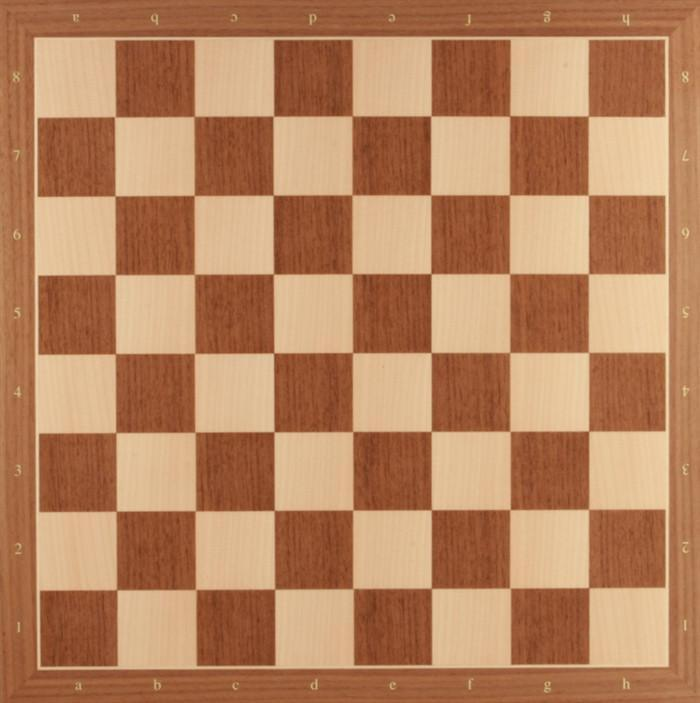
#> input picture Digital Image Processing/OpenCV/gallery/chessBoard.jpg, 700 x 703 px, found by its file name
$ python cornerDetection.py
#> lines starting #> are read from the running program, lines starting #| are printed output that depends on the picture; after the words box and inside, x2 and y2 are one past the last pixel; in counts of white or black regions, pixels touching at a corner belong together
import cv2
import numpy as np
import matplotlib.pyplot as plt


chessImg = cv2.imread("../../gallery/chessBoard.jpg", cv2.IMREAD_COLOR)
#> chessImg is the input picture: shape (703, 700, 3); mean B, G, R 94.9, 131.6, 183
grayChess = cv2.cvtColor(chessImg, cv2.COLOR_BGR2GRAY)
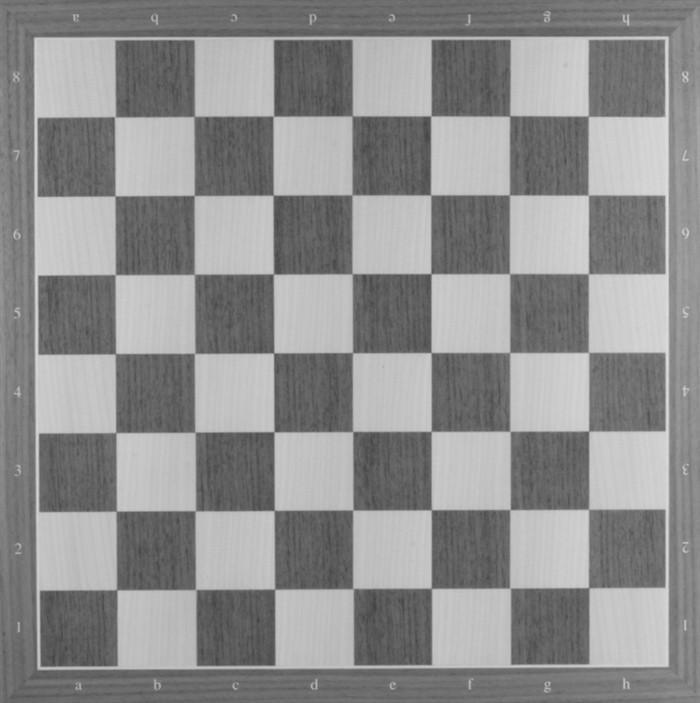
#> grayChess: shape (703, 700); min 67, max 225, mean 142.8
floatGrayChess = np.float32(grayChess)

# haris corner-detector
# harisRes = cv2.cornerHarris(floatGrayChess, blockSize=2, ksize=3, k=0.05)
# harisRes = cv2.dilate(harisRes, None)
# chessImg[harisRes > 0.01*harisRes.max()] = [255, 0, 0]

# shi-tomasi corner-detector
corners = cv2.goodFeaturesToTrack(floatGrayChess, maxCorners=64, qualityLevel=0.01, minDistance=10)
#> corners = 64 rows, first 8: [275, 433], [39, 276], [588, 432], [430, 273], [275, 352], [274, 196], [113, 118], [431, 353]
corners = np.int0(corners)
for c in corners:
    x, y = c.ravel()
    print(c, (x, y))
    cv2.circle(chessImg, (x, y), 3, (255, 0, 0), -1)
#> this loop made 64 passes
#> (x, y) on passes 1 to 12: (275, 433), (39, 276), (588, 432), (430, 273), (275, 352), (274, 196), (113, 118), (431, 353), (432, 115), (273, 509), (274, 117), (116, 197)
#| [[275 433]] (275, 433)
#| [[ 39 276]] (39, 276)
#| [[588 432]] (588, 432)
#| [[430 273]] (430, 273)
#| [[275 352]] (275, 352)
#| [[274 196]] (274, 196)
#| [[113 118]] (113, 118)
#| [[431 353]] (431, 353)
#> (further printed lines are left out)
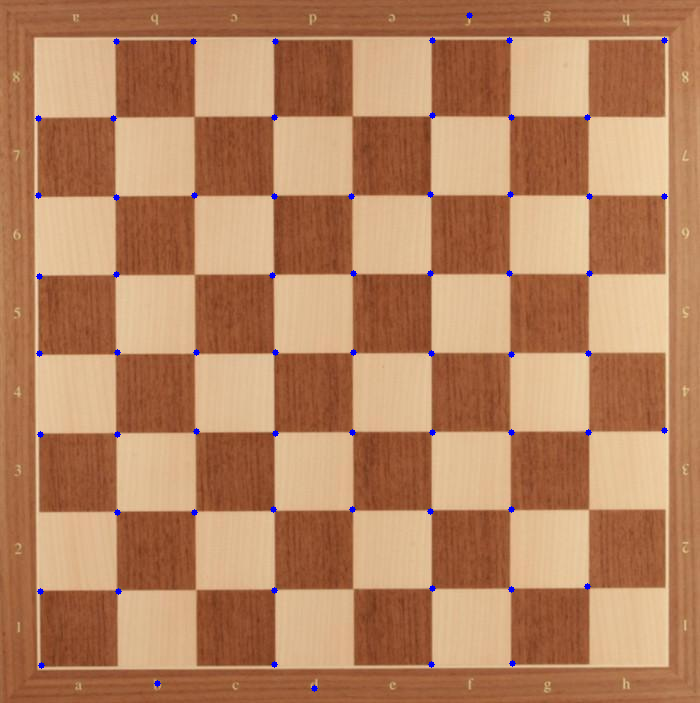
#> chessImg: shape (703, 700, 3); 0.38% of pixels changed, all inside (x1, y1, x2, y2) = (35, 12, 668, 692)

cv2.imshow("detected-corners", chessImg)
cv2.waitKey(0)
cv2.destroyAllWindows()
